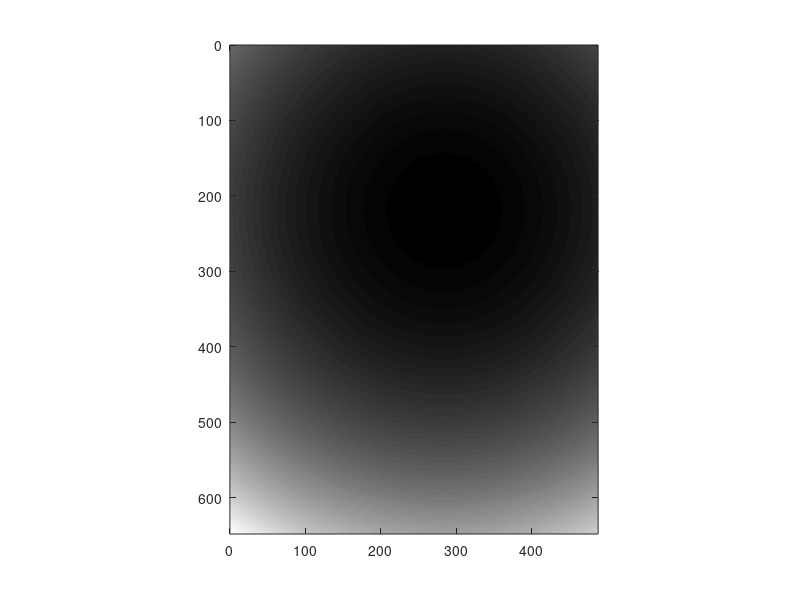

MATLAB code for this plot: (Note: this script raises an error after producing the figure.)
clear all

% Data reading & stacking
frame_width=648;
frame_height=488;

X_overlapping=10;
Y_overlapping=10;


frame_width_eff=frame_width-X_overlapping;
frame_height_eff=frame_height-Y_overlapping;


num_of_frame_per_division=16;

normalization_factor=50;

X_mosaic_number=3;
Y_mosaic_number=3;


division_starting_index=4;
total_division_number=10;

frame_starting_index=45;
total_frame_number=20;




division_number=division_starting_index:(division_starting_index+total_division_number-1);
total_FOV_number=X_mosaic_number*Y_mosaic_number;
k=0;

temp_frame_volume=zeros(frame_width,frame_height,total_division_number*num_of_frame_per_division);

stiched_image=zeros(frame_width_eff*X_mosaic_number+X_overlapping,frame_height_eff*Y_mosaic_number+Y_overlapping);

% correction image generation

% correction 1 (edge summation correction)

correction_A=ones(frame_width,frame_height);

% left&right bound

for tt=1:X_overlapping
    correction_A(tt,:)=correction_A(tt,:)*(tt/(X_overlapping+1));
    correction_A(frame_width-tt+1,:)=correction_A(frame_width-tt+1,:)*(tt/(X_overlapping+1));
end
for tt=1:Y_overlapping
    correction_A(:,tt)=correction_A(:,tt)*(tt/(Y_overlapping+1));
    correction_A(:,frame_height-tt+1)=correction_A(:,frame_height-tt+1)*(tt/(Y_overlapping+1));
end

imagesc(correction_A);
colormap('gray');
axis equal
xlim([0 size(correction_A,2)]);
ylim([0 size(correction_A,1)]);

Gaussian_X_width=450;
Gaussian_Y_width=350;
X_offset=-105;
Y_offset=40;

correction_B_X=ones(frame_width,frame_height);
correction_B_Y=ones(frame_width,frame_height);

for tt=1:frame_height
    correction_B_X(:,tt)=gaussmf((1:frame_width),[Gaussian_X_width frame_width/2+X_offset]);
end
for tt=1:frame_width
    correction_B_Y(tt,:)=gaussmf((1:frame_height),[Gaussian_X_width frame_height/2+Y_offset]);
end
correction_B=1./(correction_B_X.*correction_B_Y);

correction_image=correction_A.*correction_B;
%correction_image(:)=1;
imagesc(correction_B);
colormap('gray');
axis equal
xlim([0 size(correction_B,2)]);
ylim([0 size(correction_B,1)]);

for N=0:(total_FOV_number-1)
    
    X_FOV_number=rem(N,X_mosaic_number); %0~2
    Y_FOV_number=2-floor(N/X_mosaic_number); %0~2

    
    folder_path=sprintf('D:\\OCT data\\150629\\2015_0629_8th_%d\\',N+1);
    cd(folder_path);
    mkdir('divide');


    for p=1:length(division_number)
        file_path=[folder_path sprintf('%08d',division_number(p))];
        fin=fopen(file_path);
        A=fread(fin,[frame_width,frame_height*num_of_frame_per_division],'float32','b');
        if fin ==-1
             k=k+1;
             fclose('all');
        else
            for q=1:num_of_frame_per_division
                temp_frame_volume(:,:,q+((p-1))*num_of_frame_per_division)=A(:,(frame_height*(q-1)+1):frame_height*q);
            end
             fclose('all');
        end
    end
    %temp_frame_volume(:)=1;
    averaged_image=mean(temp_frame_volume(:,:,frame_starting_index:(frame_starting_index+total_frame_number-1)),3).*correction_image;
    
    stiched_image(((X_FOV_number)*frame_width_eff+1):((X_FOV_number)*frame_width_eff+frame_width),((Y_FOV_number)*frame_height_eff+1):((Y_FOV_number)*frame_height_eff+frame_height))=stiched_image(((X_FOV_number)*frame_width_eff+1):((X_FOV_number)*frame_width_eff+frame_width),((Y_FOV_number)*frame_height_eff+1):((Y_FOV_number)*frame_height_eff+frame_height))+averaged_image;

    
end

cmin=9;
cmax=60;


imagesc(stiched_image);
colormap('gray');
caxis([cmin cmax]);
axis equal
xlim([0 size(stiched_image,2)]);
ylim([0 size(stiched_image,1)]);

Normailzed_image=(stiched_image-cmin)/cmax;
Normailzed_image(Normailzed_image>1)=0;

% Stacking

imwrite(Normailzed_image,[cd,'\divide\','averaged_frame.png','.png']);


